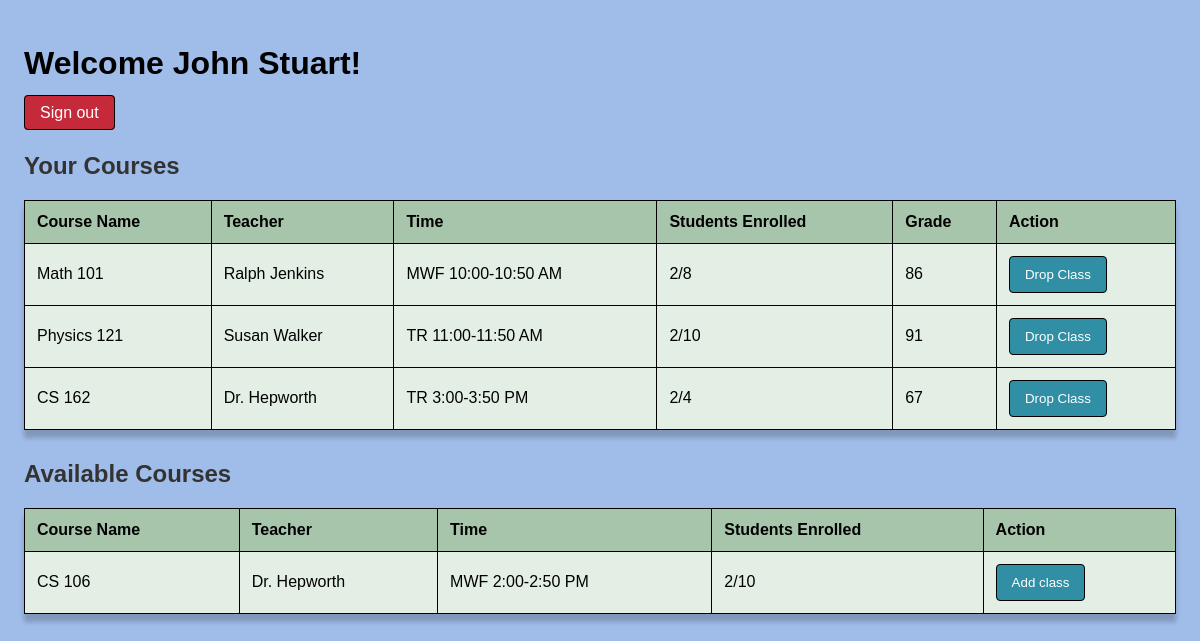
The page /dashboard (signed in) on the database its author committed.
### app.py (models this page shows, shortened)
class User(UserMixin, db.Model):
    id = db.Column(db.Integer, primary_key=True)
    username = db.Column(db.String(80), unique=True, nullable=False)
    password = db.Column(db.String(120), nullable=False)  # Remember we removed password_hash
    role = db.Column(db.String(20), nullable=False)
    display_name = db.Column(db.String(100))

class Enrollment(db.Model):
    id = db.Column(db.Integer, primary_key=True)
    student_id = db.Column(db.Integer, db.ForeignKey('user.id'), nullable=False)
    course_id = db.Column(db.Integer, db.ForeignKey('course.id'), nullable=False)
    grade = db.Column(db.Integer, nullable=True)
    student = db.relationship('User', backref='enrollments')
    course = db.relationship('Course', backref='enrollments')

class Course(db.Model):
    id = db.Column(db.Integer, primary_key=True)
    name = db.Column(db.String(100), nullable=False)
    teacher_id = db.Column(db.Integer, db.ForeignKey('user.id'), nullable=False)
    time = db.Column(db.String(50), nullable=False)
    capacity = db.Column(db.Integer, nullable=False)
    teacher = db.relationship('User', backref='courses')

### app.py (the view)
@app.route('/dashboard')
@login_required
def dashboard():
    if current_user.role == 'student':
        enrollments = Enrollment.query.filter_by(student_id=current_user.id).all()
        courses = Course.query.all()
        return render_template('student_dashboard.html', enrollments=enrollments, courses=courses)
    elif current_user.role == 'teacher':
        courses = Course.query.filter_by(teacher_id=current_user.id).all()
        return render_template('teacher_dashboard.html', courses=courses)
    return redirect(url_for('admin.index'))

### app.py (called while the page is built)
@login_manager.user_loader
def load_user(user_id):
    return User.query.get(int(user_id))

### templates/student_dashboard.html (shortened to what this page needs)
<!DOCTYPE html>
<html>
  <head>
    <link
      rel="stylesheet"
      href="{{ url_for('static', filename='style.css') }}"
    />
  </head>
  <body>
    <div class="dashboard-header">
      <h1>Welcome {{ current_user.display_name }}!</h1>
      <a href="{{ url_for('logout') }}" class="btn">Sign out</a>
    </div>
    <div class="section courses">
      <h2>Your Courses</h2>
      <table>
        <thead>
          <tr>
            <th>Course Name</th>
            <th>Teacher</th>
            <th>Time</th>
            <th>Students Enrolled</th>
            <th>Grade</th>
            <th>Action</th>
          </tr>
        </thead>
        <tbody>
          {% for enrollment in enrollments %}
          <tr>
            <td>{{ enrollment.course.name }}</td>
            <td>{{ enrollment.course.teacher.display_name }}</td>
            <td>{{ enrollment.course.time }}</td>
            <td>
              {{ enrollment.course.enrollments|length }}/{{
              enrollment.course.capacity }}
            </td>
            <td>{{ enrollment.grade if enrollment.grade else 'N/A' }}</td>
            <td>
              <form
                action="{{ url_for('drop_class', enrollment_id=enrollment.id) }}"
                method="post"
              >
                <button type="submit">Drop Class</button>
              </form>
            </td>
          </tr>
          {% endfor %}
        </tbody>
      </table>
      <h2>Available Courses</h2>
      <table>
        <thead>
          <tr>
            <th>Course Name</th>
            <th>Teacher</th>
            <th>Time</th>
            <th>Students Enrolled</th>
            <th>Action</th>
          </tr>
        </thead>
        <tbody>
          {% for course in courses %} {% if course.id not in
          enrollments|map(attribute='course_id')|list %}
          <tr>
            <td>{{ course.name }}</td>
            <td>{{ course.teacher.display_name }}</td>
            <td>{{ course.time }}</td>
            <td>{{ course.enrollments|length }}/{{ course.capacity }}</td>
            <td>
              {% if course.enrollments|length < course.capacity %}
              <form
                action="{{ url_for('enroll', course_id=course.id) }}"
                method="POST"
              >
                <button type="submit" class="btn-enroll">Add class</button>
              </form>
              {% else %}
              <span class="full">Full</span>
              {% endif %}
            </td>
          </tr>
          {% endif %} {% endfor %}
        </tbody>
      </table>
    </div>
  </body>
</html>

### static/style.css (style rules this page uses)
body { font-family: Georgia, sans-serif; margin: 0; padding: 2%; background-color: #a0bce9; }
button { background-color: #308fa4; color: white; padding: 10px 15px; border: none; border-radius: 4px; cursor: pointer; border: 1px solid black; }
.btn { text-decoration: none; color: white; background-color: #c52a3a; padding: 8px 15px; border-radius: 4px; border: 1px solid black; font-family: Georgia, sans-serif; }
table { width: 100%; border-collapse: collapse; margin-bottom: 30px; background-color: white; box-shadow: 0 8px 5px rgba(0, 0, 0, 0.2); border: 1px solid black; }
th, td { padding: 12px; text-align: left; border-bottom: 1px solid #ddd; border: 1px solid black; }
th { background-color: #a6c5ab; font-weight: bold; }
td { background-color: #e3efe5; }
h2 { color: #333; margin-top: 30px; margin-bottom: 20px; }

### rows shown on the page
User: display_name "John Stuart"
Enrollment: course.name "Math 101", course.teacher.display_name "Ralph Jenkins", course.time "MWF 10:00-10:50 AM", course.enrollments|length "2", course.capacity "8", grade "86"
Enrollment: course.name "Physics 121", course.teacher.display_name "Susan Walker", course.time "TR 11:00-11:50 AM", course.enrollments|length "2", course.capacity "10", grade "91"
Enrollment: course.name "CS 162", course.teacher.display_name "Dr. Hepworth", course.time "TR 3:00-3:50 PM", course.enrollments|length "2", course.capacity "4", grade "67"
Course: name "CS 106", teacher.display_name "Dr. Hepworth", time "MWF 2:00-2:50 PM", enrollments|length "2", capacity "10"
